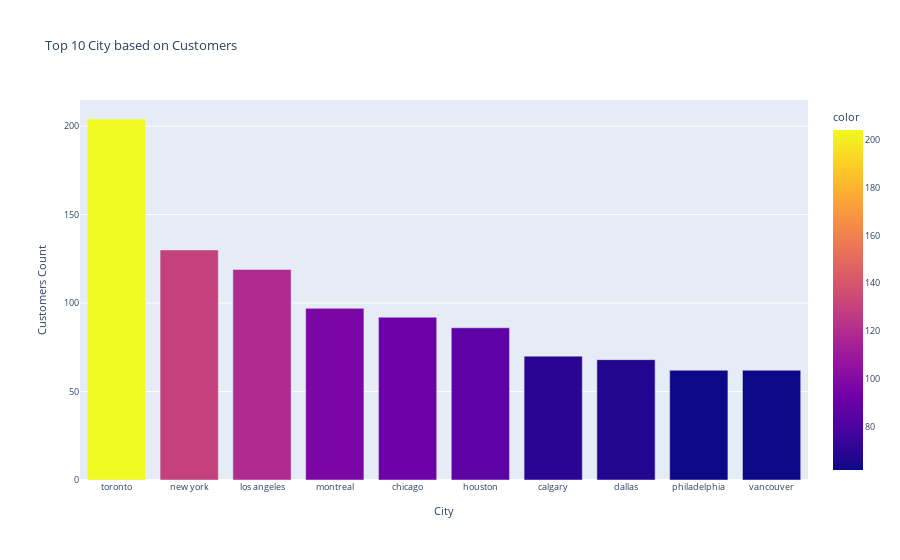

This figure's notebook cell:
### Code cell
# Finding  the cities with the most customers
top_cities = ct['City'].value_counts().head(10)

sns.set_style="whitegrid"
fig_city= px.bar(

    x = top_cities.index,
    y = top_cities.values,
    title= "Top 10 City based on Customers ",
    labels= {'x': "City", 'y': 'Customers Count'},
    color= top_cities
    )
fig_city.update_layout(font=dict(size=9))
fig_city.show()

### Figure 1 — Plotly figure (JSON) as saved in the notebook; plotly's stock layout.template omitted (floating-point values rounded to 4 significant figures)
{"data": [{"alignmentgroup": "True", "hovertemplate": "City=%{x}<br>Customers Count=%{y}<br>color=%{marker.color}<extra></extra>", "legendgroup": "", "marker": {"color": [204, 130, 119, 97, 92, 86, 70, 68, 62, 62], "coloraxis": "coloraxis", "pattern": {"shape": ""}}, "name": "", "offsetgroup": "", "orientation": "v", "showlegend": false, "textposition": "auto", "type": "bar", "x": ["toronto", "new york", "los angeles", "montreal", "chicago", "houston", "calgary", "dallas", "philadelphia", "vancouver"], "xaxis": "x", "y": [204, 130, 119, 97, 92, 86, 70, 68, 62, 62], "yaxis": "y"}], "layout": {"barmode": "relative", "coloraxis": {"colorbar": {"title": {"text": "color"}}, "colorscale": [[0, "#0d0887"], [0.1111, "#46039f"], [0.2222, "#7201a8"], [0.3333, "#9c179e"], [0.4444, "#bd3786"], [0.5556, "#d8576b"], [0.6667, "#ed7953"], [0.7778, "#fb9f3a"], [0.8889, "#fdca26"], [1, "#f0f921"]]}, "font": {"size": 9}, "legend": {"tracegroupgap": 0}, "title": {"text": "Top 10 City based on Customers "}, "xaxis": {"anchor": "y", "domain": [0, 1], "title": {"text": "City"}}, "yaxis": {"anchor": "x", "domain": [0, 1], "title": {"text": "Customers Count"}}}}
